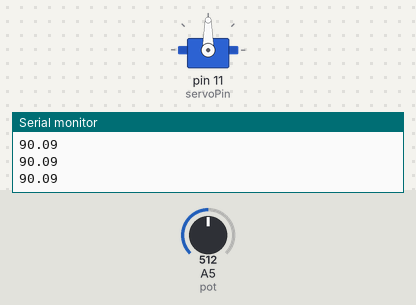
This sketch was run on a simulated Arduino Uno, built with avr-gcc and run on an emulated ATmega328P. Shown: servo, the last lines printed to the serial monitor. The inputs (shaded band) are chosen by the test bench; at power-on: A5 (pot) = 512.

Above: at 1.2 s.
1.3 s: A5 (pot) set to 716
At 2.3 s:
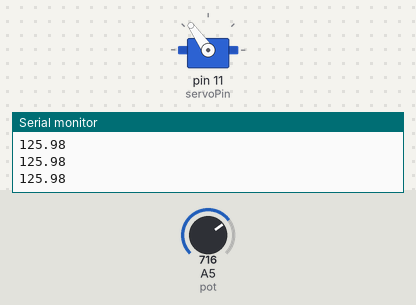
2.8 s: A5 (pot) set to 900
At 3.8 s:
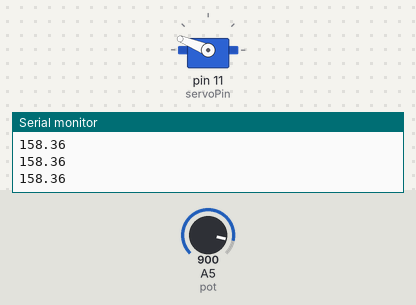
4.3 s: A5 (pot) set to 1023
At 5.3 s:
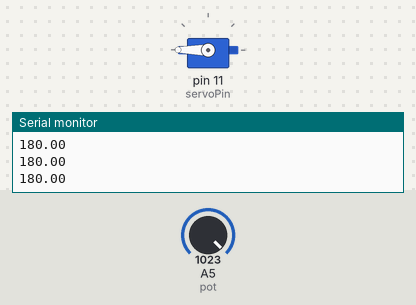
5.8 s: A5 (pot) set to 306
At 6.8 s:
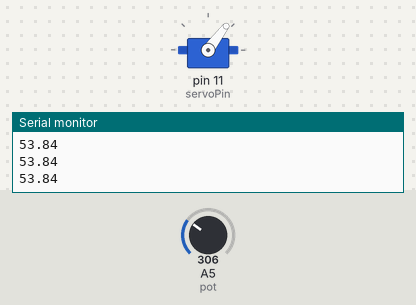
7.3 s: A5 (pot) set to 122
At 8.2 s:
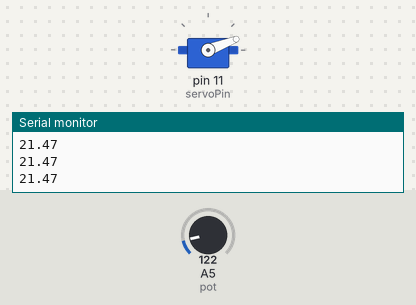
8.8 s: A5 (pot) set to 0
At 9.7 s:
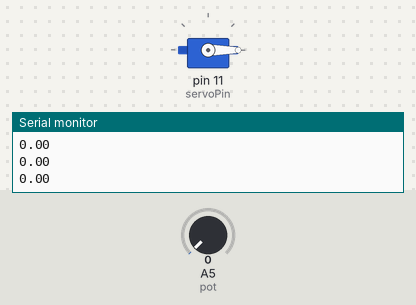
Timing chart, 0 to 11.3 s (numbered marks = the images above; inputs shaded):
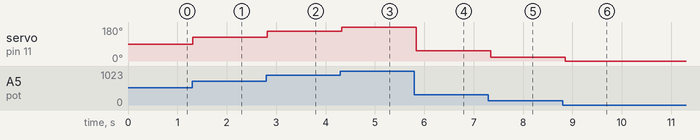

The sketch:

sketch.ino
```cpp
#include <Servo.h>
const int br = 9600;
const int servoPin = 11;
float servoAngle;
Servo myServo;
int dt = 100;
const int pot = A5;
int potVal;
float input;

void setup() {
  Serial.begin(br);
  myServo.attach(servoPin);
  pinMode(pot, INPUT);
}

void loop() {
  potVal = analogRead(pot);
  servoAngle = (180./1023.) * potVal ;
  Serial.println(servoAngle);
  myServo.write(servoAngle);
  delay(dt);
}
```

Measured:
- after the input at 1.3 s, servo on pin 11 (servoPin): 90° → 125° at once
- after the input at 2.8 s, servo on pin 11 (servoPin): 125° → 158° at once
- after the input at 4.3 s, servo on pin 11 (servoPin): 158° → 180° at once
- after the input at 5.8 s, servo on pin 11 (servoPin): 180° → 53° at once
- after the input at 7.3 s, servo on pin 11 (servoPin): 53° → 21° after 0.05 s
- after the input at 8.8 s, servo on pin 11 (servoPin): 21° → 0° after 0.06 s
